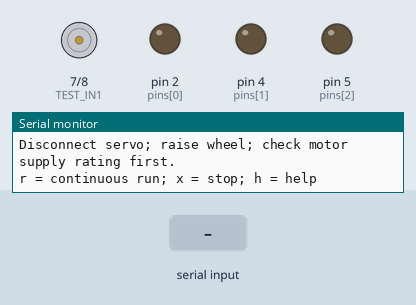
Recording of a sketch running on a simulated Arduino Uno, built with avr-gcc and run on an emulated ATmega328P. Parts: motor-driver pin pairs drawn as motors (green arrow = first pin HIGH = forward, orange = second pin HIGH = backward, longer = more drive, scaled by the enable pin), output pins drawn as LEDs (lit = HIGH), the last lines printed to the serial monitor. The inputs (shaded band) are chosen by the test bench.

Above: at 1.2 s.
1.3 s: "r\n" received over Serial
At 2.5 s:
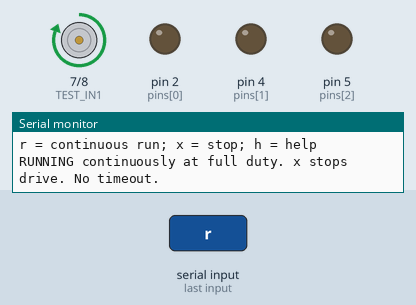
2.8 s: "x\n" received over Serial
At 3.6 s:
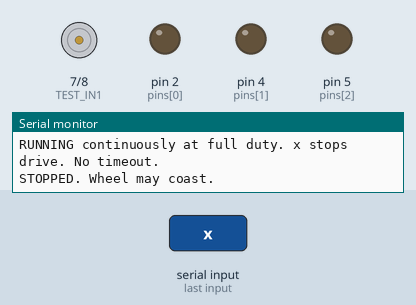
Timing chart, 0 to 5.8 s (numbered marks = the images above; inputs shaded):
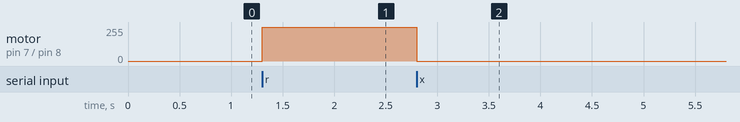

Measured:
- after the input at 1.3 s, motor on pin 7 (TEST_IN1) / pin 8 (TEST_IN2): stopped → forward 255/255 at once
- after the input at 2.8 s, motor on pin 7 (TEST_IN1) / pin 8 (TEST_IN2): forward 255/255 → stopped at once

The sketch:

motor_continuous_test.ino
```cpp
#include <Arduino.h>

// L298N ONLY. Temporary diagnostic wiring, not the normal robot pin map:
// D6 -> ENA signal, D7 -> IN1, D8 -> IN2. Motor -> OUT1/OUT2.
// Disconnect the old D5/D2/D4 wires from channel A. Leave channel B empty.
// Remove ENA cap. Remove 5V-EN if UNO provides driver logic 5V.
// Regulated, motor-rated supply -> VM/+12V; all control grounds common.
// Do NOT connect the raw 3S LiPo directly to unidentified low-voltage motors.
const byte TEST_EN = 6;
const byte TEST_IN1 = 7;
const byte TEST_IN2 = 8;

bool motorRunning = false;

void stopMotor() {
  digitalWrite(TEST_EN, LOW);
  digitalWrite(TEST_IN1, LOW);
  digitalWrite(TEST_IN2, LOW);
  motorRunning = false;
}

void runMotor() {
  stopMotor();
  digitalWrite(TEST_IN1, HIGH);
  digitalWrite(TEST_IN2, LOW);
  digitalWrite(TEST_EN, HIGH); // full duty, no PWM averaging for meter test
  motorRunning = true;
  Serial.println(F("RUNNING continuously at full duty. x stops drive. No timeout."));
}

void command(char c) {
  switch (c) {
    case '\n': case '\r': case ' ': return;
    case 'r': runMotor(); break;
    case 'x':
      stopMotor(); Serial.println(F("STOPPED. Wheel may coast.")); break;
    case 'h':
      Serial.println(F("r = continuous run; x = stop; h = help")); break;
    default:
      Serial.println(F("Unknown command. Use r to run or x to stop.")); break;
  }
}

void setup() {
  // All original motor-control pins LOW before OUTPUT mode.
  const byte pins[] = {2, 4, 5, 6, 7, 8};
  for (byte i = 0; i < sizeof(pins) / sizeof(pins[0]); ++i) {
    digitalWrite(pins[i], LOW);
    pinMode(pins[i], OUTPUT);
  }
  stopMotor();
  Serial.begin(115200);
  Serial.println(F("L298N OUT1/OUT2 continuous test. Stopped on boot."));
  Serial.println(F("TEMP WIRING: D6->ENA, D7->IN1, D8->IN2."));
  Serial.println(F("Disconnect servo; raise wheel; check motor supply rating first."));
  command('h');
}

void loop() {
  while (Serial.available()) command(Serial.read());
}
```
